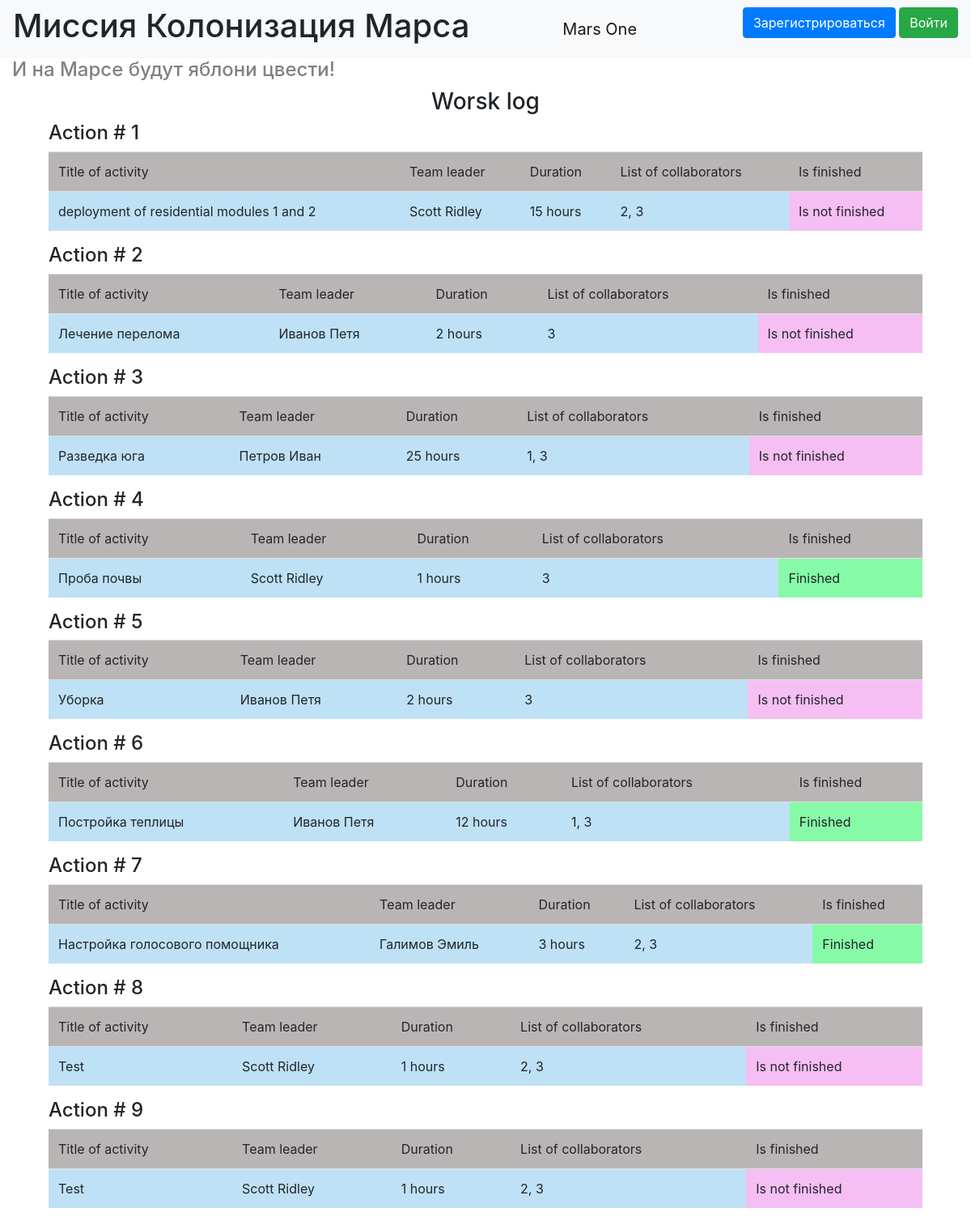
Before: / with the older database file.
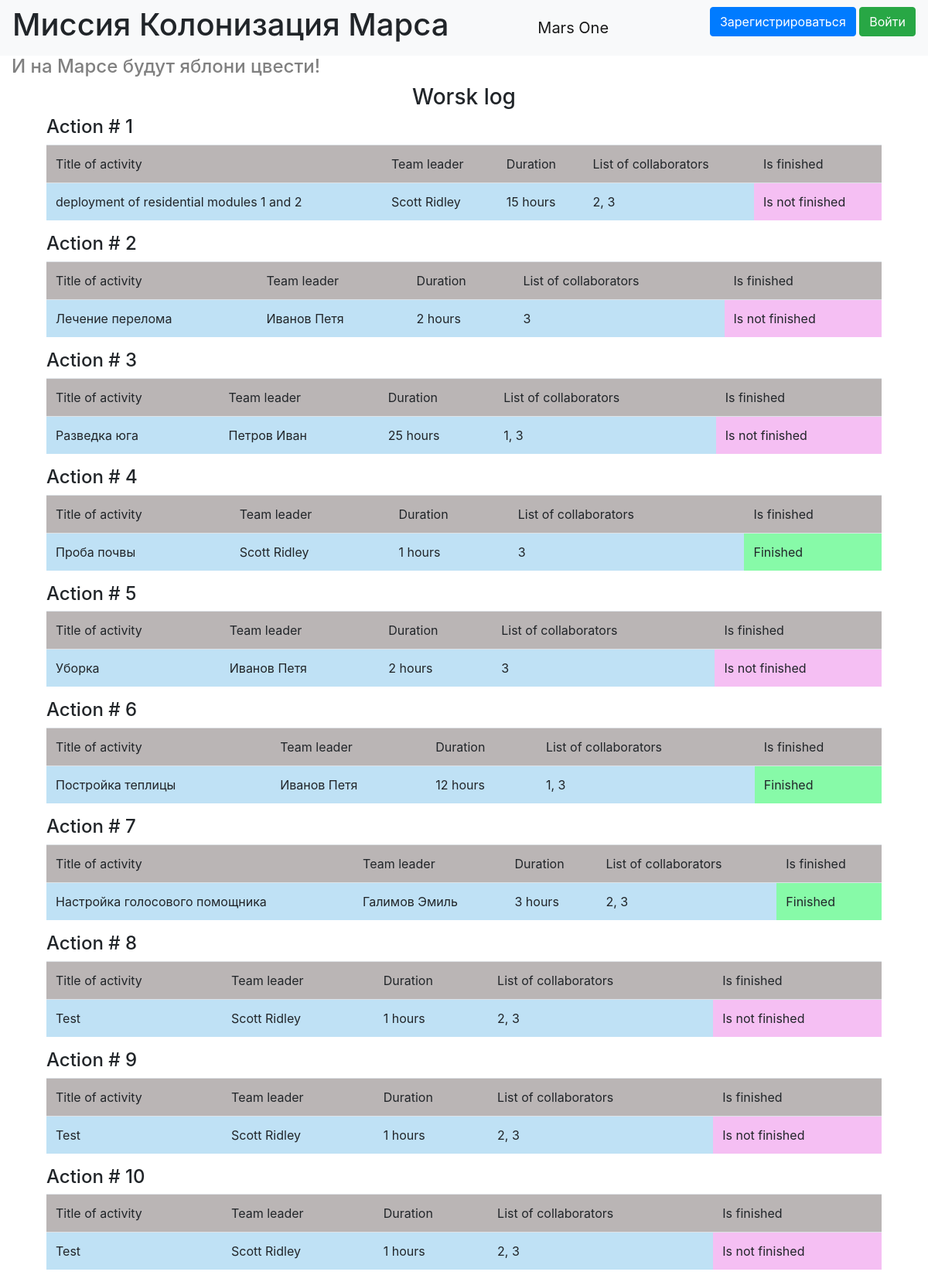
After: the same page with the newer database file.
### data/jobs.py (models this page shows)
class Jobs(SqlAlchemyBase, SerializerMixin):
    __tablename__ = 'jobs'
    id = sqlalchemy.Column(sqlalchemy.Integer,
                           primary_key=True, autoincrement=True)
    team_leader = sqlalchemy.Column(sqlalchemy.Integer,
                                    sqlalchemy.ForeignKey("users.id"))
    job = sqlalchemy.Column(sqlalchemy.String, nullable=True)
    work_size = sqlalchemy.Column(sqlalchemy.Integer, nullable=True)
    collaborators = sqlalchemy.Column(sqlalchemy.String, nullable=True)
    start_date = sqlalchemy.Column(sqlalchemy.Date, nullable=True)
    end_date = sqlalchemy.Column(sqlalchemy.Date, nullable=True)
    is_finished = sqlalchemy.Column(sqlalchemy.Boolean, nullable=True)
    user = orm.relation('User')

### data/users.py (models this page shows, shortened)
class User(SqlAlchemyBase, UserMixin, SerializerMixin):
    __tablename__ = 'users'
    id = sqlalchemy.Column(sqlalchemy.Integer,
                           primary_key=True, autoincrement=True)
    surname = sqlalchemy.Column(sqlalchemy.String, nullable=True)
    name = sqlalchemy.Column(sqlalchemy.String, nullable=True)
    age = sqlalchemy.Column(sqlalchemy.Integer, nullable=True)
    position = sqlalchemy.Column(sqlalchemy.String, nullable=True)
    speciality = sqlalchemy.Column(sqlalchemy.String, nullable=True)
    address = sqlalchemy.Column(sqlalchemy.String, nullable=True)
    email = sqlalchemy.Column(sqlalchemy.String,
                              index=True, unique=True, nullable=True)
    hashed_password = sqlalchemy.Column(sqlalchemy.String, nullable=True)
    modified_date = sqlalchemy.Column(sqlalchemy.DateTime, default=datetime.datetime.now)
    jobs = orm.relation("Jobs", back_populates='user')

### main.py (the view)
@app.route('/')
def job_list():
    db_sess = db_session.create_session()
    jobs = db_sess.query(Jobs)
    return render_template('index.html', jobs=jobs, title='Журнал работ')

### data/db_session.py (called while the page is built)
def create_session() -> Session:
    global __factory
    return __factory()

### templates/index.html (shortened to what this page needs)
{% extends "base.html" %}
{% block navbar_cont %}
    <h1>Миссия Колонизация Марса</h1>
{% endblock %}
{% block content %}
    {% set lab = "Action #" %}
    <h4 class="grey">И на Марсе будут яблони цвести!</h4>
    <h3 class="works-title">Worsk log</h3>
    <div class="all-jobs-table">
    {% for item in jobs %}
    <div class="jobs-table">
        <h4>{{lab}} {{loop.index}}</h4>
        <table class="table">
          <thead>
            <tr>
              <td scope="col" class="table-head-grey">Title of activity</td>
              <td scope="col" class="table-head-grey">Team leader</td>
              <td scope="col" class="table-head-grey">Duration</td>
              <td scope="col" class="table-head-grey">List of collaborators</td>
              <td scope="col" class="table-head-grey">Is finished</td>
            </tr>
          </thead>
          <tbody>
            <tr>
              <td scope="row" class="table-body-blue">{{item.job}}</td>
              <td class="table-body-blue">{{item.user.surname}} {{item.user.name}}</td>
              <td class="table-body-blue">{{item.work_size}} hours</td>
              <td class="table-body-blue">{{item.collaborators}}</td>
              {% if item.is_finished == 0 %}
              <td class="table-body-pink">Is not finished</td>
              {% else %}
                <td class="table-body-green">Finished</td>
              {% endif %}
            </tr>
          </tbody>
        </table>
    </div>
    {% endfor %}
    </div>
{% endblock %}

### templates/base.html (shortened to what this page needs)
<!doctype html>
<html lang="en">
<head>
    <link rel="stylesheet"
          href="https://stackpath.bootstrapcdn.com/bootstrap/4.4.1/css/bootstrap.min.css"
>
    <link rel="stylesheet" type="text/css" href="{{url_for('static', filename='css/style.css')}}" />
</head>
<body>
<header>
    <nav class="navbar navbar-light bg-light">
        {% block navbar_cont %}{% endblock %}
        <a class="navbar-brand mars-one" href="#">Mars One</a>
        {% if current_user.is_authenticated %}
            <a class="navbar-brand" href="/logout">{{ current_user.name }} {{ current_user.surname}}</a>
        {% else %}
            <p>
                <a class="btn btn-primary " href="/register">Зарегистрироваться</a>
                <a class="btn btn-success" href="/login">Войти</a>
            </p>
        {% endif %}
    </nav>
</header>
<main role="main" class="container">
    {% block content %}{% endblock %}
</main>
</body>
</html>

### static/css/style.css (style rules this page uses)
.container { max-width: 1920px; }
h1, h4.grey { text-align: left; }
.mars-one { text-align: center; }
h4.grey { color: grey; }
.works-title { text-align: center; }
.jobs-table, .all-jobs-table { max-width: 1080px; margin: auto; }
.table-head-grey { background-color: #bab5b5; }
.table-body-blue { background-color: #bfe1f5; }
.table-body-pink { background-color: #f5bff3; }
.table-body-green { background-color: #87faa8; }

Changed rows visible on the page:
added Jobs: lab "Action #", job "Test", user.surname "Scott", user.name "Ridley", work_size "1", collaborators "2, 3", is_finished "Is not finished"
